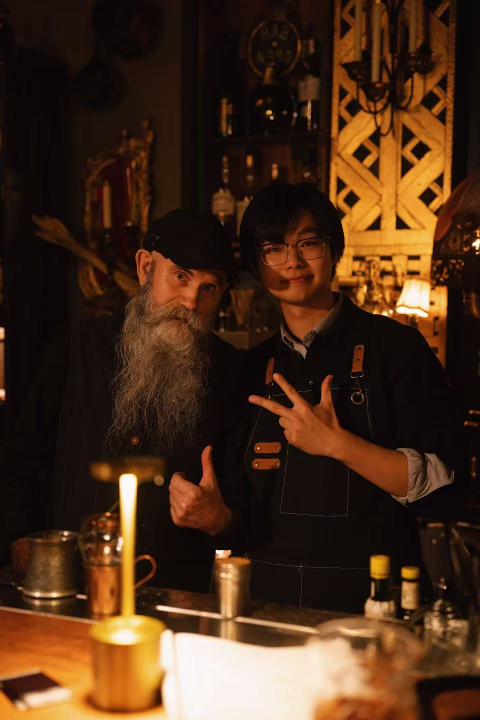
#> input picture images/photos/cocktails/intro.jpg, 960 x 1440 px, found by its file name (shown at 1/2 size)
$ python local-face-slim.py
#> lines starting #> are read from the running program, lines starting #| are printed output that depends on the picture
"""Apply a deterministic, localized horizontal liquify to the portrait face.

This preserves the source pixels and only remaps the cheek/jaw boundary region.
No generative model or facial-feature synthesis is involved.
"""

from pathlib import Path

import numpy as np
from PIL import Image


SOURCE = Path("public/images/photos/cocktails/intro.jpg")
OUTPUT = Path("public/images/photos/cocktails/intro-local-slim.png")


def smoothstep(value: np.ndarray) -> np.ndarray:
    value = np.clip(value, 0.0, 1.0)
    return value * value * (3.0 - 2.0 * value)


def interpolate(y: np.ndarray, points: list[tuple[float, float]]) -> np.ndarray:
    positions = np.array([point[0] for point in points], dtype=np.float32)
    values = np.array([point[1] for point in points], dtype=np.float32)
    return np.interp(y, positions, values).astype(np.float32)


def main() -> None:
    source = Image.open(SOURCE).convert("RGB")
#> source is the input picture: PIL image 960x1440 RGB; mean R, G, B 73.2, 45.6, 26
    pixels = np.asarray(source, dtype=np.float32)
    height, width, _ = pixels.shape
#> height = 1440; width = 960

    yy, xx = np.mgrid[0:height, 0:width].astype(np.float32)

    # The subject's face center drifts only slightly through the lower face.
    center_x = interpolate(
        yy,
        [(495, 599), (540, 601), (590, 603), (640, 604), (690, 604)],
    )
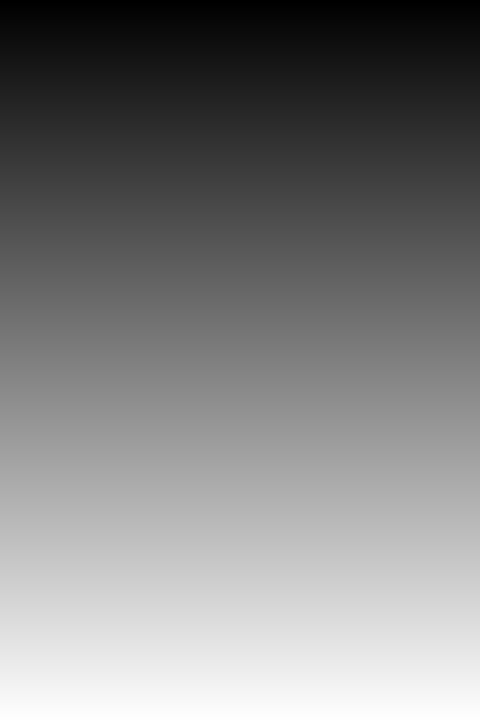
#> yy: shape (1440, 960) float32 (shown at 1/2 size); min 0, max 1439, mean 719.5; drawn with min black and max white

    # Keep the central features pixel-perfect. The strongest displacement sits
    # near the visible cheek/jaw outline and fades smoothly into the background.
    protected_radius = interpolate(
        yy,
        [(495, 57), (530, 52), (570, 47), (610, 42), (650, 31), (690, 18)],
    )
    peak_radius = interpolate(
        yy,
        [(495, 78), (530, 81), (570, 76), (610, 67), (650, 51), (690, 28)],
    )
    outer_radius = peak_radius + 46.0
    strength = interpolate(
        yy,
        [(495, 0), (520, 9), (555, 14), (595, 15), (625, 13), (655, 8), (690, 0)],
    )

    distance = np.abs(xx - center_x)
    direction = np.sign(xx - center_x)

    rise = smoothstep(
        (distance - protected_radius) / np.maximum(peak_radius - protected_radius, 1.0)
    )
    fall = 1.0 - smoothstep(
        (distance - peak_radius) / np.maximum(outer_radius - peak_radius, 1.0)
    )
    horizontal_profile = np.where(distance <= peak_radius, rise, fall)
    vertical_mask = ((yy >= 495.0) & (yy <= 690.0)).astype(np.float32)

    # Inverse mapping: an output pixel nearer the center samples a source pixel
    # farther out, pulling the original cheek/jaw pixels inward without synthesis.
    source_x = xx + direction * strength * horizontal_profile * vertical_mask
    source_x = np.clip(source_x, 0.0, width - 1.0)

    x0 = np.floor(source_x).astype(np.int32)
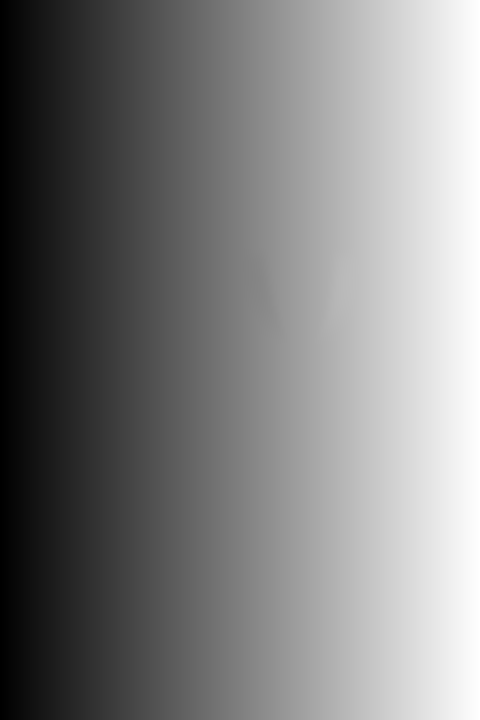
#> source_x: shape (1440, 960) float32 (shown at 1/2 size); min 0, max 959, mean 479.5; drawn with min black and max white
    x1 = np.minimum(x0 + 1, width - 1)
    alpha = (source_x - x0)[..., None]
    rows = np.arange(height, dtype=np.int32)[:, None]
#> rows = 1440 values from 0 to 1439
    remapped = pixels[rows, x0] * (1.0 - alpha) + pixels[rows, x1] * alpha

    result = Image.fromarray(np.clip(remapped, 0, 255).astype(np.uint8), "RGB")
    # PNG avoids recompressing unchanged pixels outside the liquify region.
    result.save(OUTPUT, optimize=True)
    print(f"Saved {OUTPUT} ({width}x{height})")
#| Saved public/images/photos/cocktails/intro-local-slim.png (960x1440)


if __name__ == "__main__":
    main()
